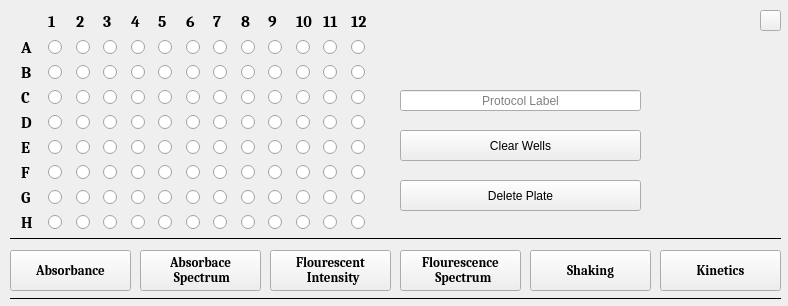
<?xml version="1.0" encoding="UTF-8"?>
<ui version="4.0">
 <class>Form</class>
 <widget class="QWidget" name="Form">
  <property name="geometry">
   <rect>
    <x>0</x>
    <y>0</y>
    <width>788</width>
    <height>306</height>
   </rect>
  </property>
  <property name="windowTitle">
   <string>Form</string>
  </property>
  <widget class="QPushButton" name="absButton">
   <property name="geometry">
    <rect>
     <x>10</x>
     <y>250</y>
     <width>121</width>
     <height>41</height>
    </rect>
   </property>
   <property name="font">
    <font>
     <family>Cambria</family>
     <pointsize>10</pointsize>
     <weight>75</weight>
     <bold>true</bold>
    </font>
   </property>
   <property name="text">
    <string>Absorbance</string>
   </property>
   <property name="icon">
    <iconset>
     <normaloff>../Python_GUI/absorbanceLogo.svg</normaloff>../Python_GUI/absorbanceLogo.svg</iconset>
   </property>
   <property name="iconSize">
    <size>
     <width>25</width>
     <height>25</height>
    </size>
   </property>
  </widget>
  <widget class="QPushButton" name="absSpecButton">
   <property name="geometry">
    <rect>
     <x>140</x>
     <y>250</y>
     <width>121</width>
     <height>41</height>
    </rect>
   </property>
   <property name="font">
    <font>
     <family>Cambria</family>
     <pointsize>10</pointsize>
     <weight>75</weight>
     <bold>true</bold>
    </font>
   </property>
   <property name="text">
    <string>Absorbace
 Spectrum</string>
   </property>
   <property name="icon">
    <iconset>
     <normaloff>../Python_GUI/absSpectrumLogo.svg</normaloff>../Python_GUI/absSpectrumLogo.svg</iconset>
   </property>
   <property name="iconSize">
    <size>
     <width>25</width>
     <height>25</height>
    </size>
   </property>
  </widget>
  <widget class="QPushButton" name="flrButton">
   <property name="geometry">
    <rect>
     <x>270</x>
     <y>250</y>
     <width>121</width>
     <height>41</height>
    </rect>
   </property>
   <property name="font">
    <font>
     <family>Cambria</family>
     <pointsize>10</pointsize>
     <weight>75</weight>
     <bold>true</bold>
    </font>
   </property>
   <property name="text">
    <string>Flourescent 
  Intensity</string>
   </property>
   <property name="icon">
    <iconset>
     <normaloff>../Python_GUI/flourescenceLogo.svg</normaloff>../Python_GUI/flourescenceLogo.svg</iconset>
   </property>
   <property name="iconSize">
    <size>
     <width>25</width>
     <height>25</height>
    </size>
   </property>
  </widget>
  <widget class="QPushButton" name="flrSpecButton">
   <property name="geometry">
    <rect>
     <x>400</x>
     <y>250</y>
     <width>121</width>
     <height>41</height>
    </rect>
   </property>
   <property name="font">
    <font>
     <family>Cambria</family>
     <pointsize>10</pointsize>
     <weight>75</weight>
     <bold>true</bold>
    </font>
   </property>
   <property name="text">
    <string>Flourescence 
  Spectrum</string>
   </property>
   <property name="icon">
    <iconset>
     <normaloff>../Python_GUI/flrSpectrumLogo.svg</normaloff>../Python_GUI/flrSpectrumLogo.svg</iconset>
   </property>
   <property name="iconSize">
    <size>
     <width>25</width>
     <height>25</height>
    </size>
   </property>
  </widget>
  <widget class="QPushButton" name="shakeButton">
   <property name="geometry">
    <rect>
     <x>530</x>
     <y>250</y>
     <width>121</width>
     <height>41</height>
    </rect>
   </property>
   <property name="font">
    <font>
     <family>Cambria</family>
     <pointsize>10</pointsize>
     <weight>75</weight>
     <bold>true</bold>
    </font>
   </property>
   <property name="text">
    <string>Shaking</string>
   </property>
   <property name="icon">
    <iconset>
     <normaloff>../Python_GUI/shakeLogo.svg</normaloff>../Python_GUI/shakeLogo.svg</iconset>
   </property>
   <property name="iconSize">
    <size>
     <width>40</width>
     <height>40</height>
    </size>
   </property>
  </widget>
  <widget class="QPushButton" name="kineticsButton">
   <property name="geometry">
    <rect>
     <x>660</x>
     <y>250</y>
     <width>121</width>
     <height>41</height>
    </rect>
   </property>
   <property name="font">
    <font>
     <family>Cambria</family>
     <pointsize>10</pointsize>
     <weight>75</weight>
     <bold>true</bold>
    </font>
   </property>
   <property name="text">
    <string>Kinetics</string>
   </property>
   <property name="icon">
    <iconset>
     <normaloff>../Python_GUI/886e08dc.png</normaloff>../Python_GUI/886e08dc.png</iconset>
   </property>
   <property name="iconSize">
    <size>
     <width>25</width>
     <height>25</height>
    </size>
   </property>
  </widget>
  <widget class="Line" name="line">
   <property name="geometry">
    <rect>
     <x>10</x>
     <y>230</y>
     <width>771</width>
     <height>16</height>
    </rect>
   </property>
   <property name="frameShadow">
    <enum>QFrame::Plain</enum>
   </property>
   <property name="orientation">
    <enum>Qt::Horizontal</enum>
   </property>
  </widget>
  <widget class="QLineEdit" name="protocolLabel">
   <property name="geometry">
    <rect>
     <x>400</x>
     <y>90</y>
     <width>241</width>
     <height>21</height>
    </rect>
   </property>
   <property name="alignment">
    <set>Qt::AlignCenter</set>
   </property>
   <property name="placeholderText">
    <string>Protocol Label</string>
   </property>
  </widget>
  <widget class="QPushButton" name="clearWellsButton">
   <property name="geometry">
    <rect>
     <x>400</x>
     <y>130</y>
     <width>241</width>
     <height>31</height>
    </rect>
   </property>
   <property name="text">
    <string>Clear Wells</string>
   </property>
  </widget>
  <widget class="QPushButton" name="deletePlateButton">
   <property name="geometry">
    <rect>
     <x>400</x>
     <y>180</y>
     <width>241</width>
     <height>31</height>
    </rect>
   </property>
   <property name="text">
    <string>Delete Plate</string>
   </property>
  </widget>
  <widget class="QPushButton" name="closeButton">
   <property name="geometry">
    <rect>
     <x>760</x>
     <y>10</y>
     <width>21</width>
     <height>21</height>
    </rect>
   </property>
   <property name="text">
    <string/>
   </property>
   <property name="icon">
    <iconset>
     <normaloff>../Python_GUI/x-mark-4-512.png</normaloff>../Python_GUI/x-mark-4-512.png</iconset>
   </property>
   <property name="iconSize">
    <size>
     <width>12</width>
     <height>12</height>
    </size>
   </property>
  </widget>
  <widget class="QWidget" name="layoutWidget">
   <property name="geometry">
    <rect>
     <x>21</x>
     <y>11</y>
     <width>351</width>
     <height>221</height>
    </rect>
   </property>
   <layout class="QGridLayout" name="gridLayout">
    <item row="0" column="1">
     <widget class="QLabel" name="label_9">
      <property name="font">
       <font>
        <family>Cambria</family>
        <pointsize>12</pointsize>
        <weight>75</weight>
        <bold>true</bold>
       </font>
      </property>
      <property name="layoutDirection">
       <enum>Qt::RightToLeft</enum>
      </property>
      <property name="text">
       <string>1</string>
      </property>
      <property name="alignment">
       <set>Qt::AlignLeading|Qt::AlignLeft|Qt::AlignVCenter</set>
      </property>
     </widget>
    </item>
    <item row="0" column="2">
     <widget class="QLabel" name="label_10">
      <property name="font">
       <font>
        <family>Cambria</family>
        <pointsize>12</pointsize>
        <weight>75</weight>
        <bold>true</bold>
       </font>
      </property>
      <property name="layoutDirection">
       <enum>Qt::RightToLeft</enum>
      </property>
      <property name="text">
       <string>2</string>
      </property>
      <property name="alignment">
       <set>Qt::AlignLeading|Qt::AlignLeft|Qt::AlignVCenter</set>
      </property>
     </widget>
    </item>
    <item row="0" column="3">
     <widget class="QLabel" name="label_11">
      <property name="font">
       <font>
        <family>Cambria</family>
        <pointsize>12</pointsize>
        <weight>75</weight>
        <bold>true</bold>
       </font>
      </property>
      <property name="layoutDirection">
       <enum>Qt::RightToLeft</enum>
      </property>
      <property name="text">
       <string>3</string>
      </property>
      <property name="alignment">
       <set>Qt::AlignLeading|Qt::AlignLeft|Qt::AlignVCenter</set>
      </property>
     </widget>
    </item>
    <item row="0" column="4">
     <widget class="QLabel" name="label_12">
      <property name="font">
       <font>
        <family>Cambria</family>
        <pointsize>12</pointsize>
        <weight>75</weight>
        <bold>true</bold>
       </font>
      </property>
      <property name="layoutDirection">
       <enum>Qt::RightToLeft</enum>
      </property>
      <property name="text">
       <string>4</string>
      </property>
      <property name="alignment">
       <set>Qt::AlignLeading|Qt::AlignLeft|Qt::AlignVCenter</set>
      </property>
     </widget>
    </item>
    <item row="0" column="5">
     <widget class="QLabel" name="label_13">
      <property name="font">
       <font>
        <family>Cambria</family>
        <pointsize>12</pointsize>
        <weight>75</weight>
        <bold>true</bold>
       </font>
      </property>
      <property name="layoutDirection">
       <enum>Qt::RightToLeft</enum>
      </property>
      <property name="text">
       <string>5</string>
      </property>
      <property name="alignment">
       <set>Qt::AlignLeading|Qt::AlignLeft|Qt::AlignVCenter</set>
      </property>
     </widget>
    </item>
    <item row="2" column="5">
     <widget class="QRadioButton" name="B5">
      <property name="text">
       <string/>
      </property>
      <property name="autoExclusive">
       <bool>false</bool>
      </property>
     </widget>
    </item>
    <item row="1" column="1">
     <widget class="QRadioButton" name="A1">
      <property name="layoutDirection">
       <enum>Qt::LeftToRight</enum>
      </property>
      <property name="text">
       <string/>
      </property>
      <property name="autoExclusive">
       <bool>false</bool>
      </property>
     </widget>
    </item>
    <item row="2" column="9">
     <widget class="QRadioButton" name="B9">
      <property name="text">
       <string/>
      </property>
      <property name="autoExclusive">
       <bool>false</bool>
      </property>
     </widget>
    </item>
    <item row="2" column="2">
     <widget class="QRadioButton" name="B2">
      <property name="text">
       <string/>
      </property>
      <property name="autoExclusive">
       <bool>false</bool>
      </property>
     </widget>
    </item>
    <item row="1" column="9">
     <widget class="QRadioButton" name="A9">
      <property name="text">
       <string/>
      </property>
      <property name="autoExclusive">
       <bool>false</bool>
      </property>
     </widget>
    </item>
    <item row="2" column="4">
     <widget class="QRadioButton" name="B4">
      <property name="text">
       <string/>
      </property>
      <property name="autoExclusive">
       <bool>false</bool>
      </property>
     </widget>
    </item>
    <item row="1" column="2">
     <widget class="QRadioButton" name="A2">
      <property name="text">
       <string/>
      </property>
      <property name="autoExclusive">
       <bool>false</bool>
      </property>
     </widget>
    </item>
    <item row="2" column="7">
     <widget class="QRadioButton" name="B7">
      <property name="text">
       <string/>
      </property>
      <property name="autoExclusive">
       <bool>false</bool>
      </property>
     </widget>
    </item>
    <item row="0" column="7">
     <widget class="QLabel" name="label_15">
      <property name="font">
       <font>
        <family>Cambria</family>
        <pointsize>12</pointsize>
        <weight>75</weight>
        <bold>true</bold>
       </font>
      </property>
      <property name="layoutDirection">
       <enum>Qt::RightToLeft</enum>
      </property>
      <property name="text">
       <string>7</string>
      </property>
      <property name="alignment">
       <set>Qt::AlignLeading|Qt::AlignLeft|Qt::AlignVCenter</set>
      </property>
     </widget>
    </item>
    <item row="2" column="10">
     <widget class="QRadioButton" name="B10">
      <property name="text">
       <string/>
      </property>
      <property name="autoExclusive">
       <bool>false</bool>
      </property>
     </widget>
    </item>
    <item row="0" column="12">
     <widget class="QLabel" name="label_20">
      <property name="font">
       <font>
        <family>Cambria</family>
        <pointsize>12</pointsize>
        <weight>75</weight>
        <bold>true</bold>
       </font>
      </property>
      <property name="layoutDirection">
       <enum>Qt::RightToLeft</enum>
      </property>
      <property name="text">
       <string>12</string>
      </property>
      <property name="alignment">
       <set>Qt::AlignLeading|Qt::AlignLeft|Qt::AlignVCenter</set>
      </property>
     </widget>
    </item>
    <item row="2" column="1">
     <widget class="QRadioButton" name="B1">
      <property name="text">
       <string/>
      </property>
      <property name="autoExclusive">
       <bool>false</bool>
      </property>
     </widget>
    </item>
    <item row="2" column="11">
     <widget class="QRadioButton" name="B11">
      <property name="text">
       <string/>
      </property>
      <property name="autoExclusive">
       <bool>false</bool>
      </property>
     </widget>
    </item>
    <item row="0" column="10">
     <widget class="QLabel" name="label_18">
      <property name="font">
       <font>
        <family>Cambria</family>
        <pointsize>12</pointsize>
        <weight>75</weight>
        <bold>true</bold>
       </font>
      </property>
      <property name="layoutDirection">
       <enum>Qt::RightToLeft</enum>
      </property>
      <property name="text">
       <string>10</string>
      </property>
      <property name="alignment">
       <set>Qt::AlignLeading|Qt::AlignLeft|Qt::AlignVCenter</set>
      </property>
     </widget>
    </item>
    <item row="1" column="7">
     <widget class="QRadioButton" name="A7">
      <property name="text">
       <string/>
      </property>
      <property name="autoExclusive">
       <bool>false</bool>
      </property>
     </widget>
    </item>
    <item row="1" column="8">
     <widget class="QRadioButton" name="A8">
      <property name="text">
       <string/>
      </property>
      <property name="autoExclusive">
       <bool>false</bool>
      </property>
     </widget>
    </item>
    <item row="2" column="6">
     <widget class="QRadioButton" name="B6">
      <property name="text">
       <string/>
      </property>
      <property name="autoExclusive">
       <bool>false</bool>
      </property>
     </widget>
    </item>
    <item row="2" column="3">
     <widget class="QRadioButton" name="B3">
      <property name="text">
       <string/>
      </property>
      <property name="autoExclusive">
       <bool>false</bool>
      </property>
     </widget>
    </item>
    <item row="1" column="0">
     <widget class="QLabel" name="label">
      <property name="font">
       <font>
        <family>Cambria</family>
        <pointsize>12</pointsize>
        <weight>75</weight>
        <bold>true</bold>
       </font>
      </property>
      <property name="text">
       <string>A</string>
      </property>
     </widget>
    </item>
    <item row="1" column="4">
     <widget class="QRadioButton" name="A4">
      <property name="text">
       <string/>
      </property>
      <property name="autoExclusive">
       <bool>false</bool>
      </property>
     </widget>
    </item>
    <item row="0" column="6">
     <widget class="QLabel" name="label_14">
      <property name="font">
       <font>
        <family>Cambria</family>
        <pointsize>12</pointsize>
        <weight>75</weight>
        <bold>true</bold>
       </font>
      </property>
      <property name="layoutDirection">
       <enum>Qt::RightToLeft</enum>
      </property>
      <property name="text">
       <string>6</string>
      </property>
      <property name="alignment">
       <set>Qt::AlignLeading|Qt::AlignLeft|Qt::AlignVCenter</set>
      </property>
     </widget>
    </item>
    <item row="0" column="11">
     <widget class="QLabel" name="label_19">
      <property name="font">
       <font>
        <family>Cambria</family>
        <pointsize>12</pointsize>
        <weight>75</weight>
        <bold>true</bold>
       </font>
      </property>
      <property name="layoutDirection">
       <enum>Qt::RightToLeft</enum>
      </property>
      <property name="text">
       <string>11</string>
      </property>
      <property name="alignment">
       <set>Qt::AlignLeading|Qt::AlignLeft|Qt::AlignVCenter</set>
      </property>
     </widget>
    </item>
    <item row="1" column="3">
     <widget class="QRadioButton" name="A3">
      <property name="text">
       <string/>
      </property>
      <property name="autoExclusive">
       <bool>false</bool>
      </property>
     </widget>
    </item>
    <item row="1" column="5">
     <widget class="QRadioButton" name="A5">
      <property name="text">
       <string/>
      </property>
      <property name="autoExclusive">
       <bool>false</bool>
      </property>
     </widget>
    </item>
    <item row="0" column="8">
     <widget class="QLabel" name="label_16">
      <property name="font">
       <font>
        <family>Cambria</family>
        <pointsize>12</pointsize>
        <weight>75</weight>
        <bold>true</bold>
       </font>
      </property>
      <property name="layoutDirection">
       <enum>Qt::RightToLeft</enum>
      </property>
      <property name="text">
       <string>8</string>
      </property>
      <property name="alignment">
       <set>Qt::AlignLeading|Qt::AlignLeft|Qt::AlignVCenter</set>
      </property>
     </widget>
    </item>
    <item row="0" column="9">
     <widget class="QLabel" name="label_17">
      <property name="font">
       <font>
        <family>Cambria</family>
        <pointsize>12</pointsize>
        <weight>75</weight>
        <bold>true</bold>
       </font>
      </property>
      <property name="layoutDirection">
       <enum>Qt::RightToLeft</enum>
      </property>
      <property name="text">
       <string>9</string>
      </property>
      <property name="alignment">
       <set>Qt::AlignLeading|Qt::AlignLeft|Qt::AlignVCenter</set>
      </property>
     </widget>
    </item>
    <item row="1" column="6">
     <widget class="QRadioButton" name="A6">
      <property name="text">
       <string/>
      </property>
      <property name="autoExclusive">
       <bool>false</bool>
      </property>
     </widget>
    </item>
    <item row="1" column="10">
     <widget class="QRadioButton" name="A10">
      <property name="text">
       <string/>
      </property>
      <property name="autoExclusive">
       <bool>false</bool>
      </property>
     </widget>
    </item>
    <item row="1" column="11">
     <widget class="QRadioButton" name="A11">
      <property name="text">
       <string/>
      </property>
      <property name="autoExclusive">
       <bool>false</bool>
      </property>
     </widget>
    </item>
    <item row="1" column="12">
     <widget class="QRadioButton" name="A12">
      <property name="text">
       <string/>
      </property>
      <property name="autoExclusive">
       <bool>false</bool>
      </property>
     </widget>
    </item>
    <item row="2" column="0">
     <widget class="QLabel" name="label_2">
      <property name="font">
       <font>
        <family>Cambria</family>
        <pointsize>12</pointsize>
        <weight>75</weight>
        <bold>true</bold>
       </font>
      </property>
      <property name="text">
       <string>B</string>
      </property>
     </widget>
    </item>
    <item row="2" column="8">
     <widget class="QRadioButton" name="B8">
      <property name="text">
       <string/>
      </property>
      <property name="autoExclusive">
       <bool>false</bool>
      </property>
     </widget>
    </item>
    <item row="5" column="0">
     <widget class="QLabel" name="label_5">
      <property name="font">
       <font>
        <family>Cambria</family>
        <pointsize>12</pointsize>
        <weight>75</weight>
        <bold>true</bold>
       </font>
      </property>
      <property name="text">
       <string>E</string>
      </property>
     </widget>
    </item>
    <item row="5" column="2">
     <widget class="QRadioButton" name="E2">
      <property name="text">
       <string/>
      </property>
      <property name="autoExclusive">
       <bool>false</bool>
      </property>
     </widget>
    </item>
    <item row="3" column="10">
     <widget class="QRadioButton" name="C10">
      <property name="text">
       <string/>
      </property>
      <property name="autoExclusive">
       <bool>false</bool>
      </property>
     </widget>
    </item>
    <item row="4" column="11">
     <widget class="QRadioButton" name="D11">
      <property name="text">
       <string/>
      </property>
      <property name="autoExclusive">
       <bool>false</bool>
      </property>
     </widget>
    </item>
    <item row="3" column="5">
     <widget class="QRadioButton" name="C5">
      <property name="text">
       <string/>
      </property>
      <property name="autoExclusive">
       <bool>false</bool>
      </property>
     </widget>
    </item>
    <item row="4" column="5">
     <widget class="QRadioButton" name="D5">
      <property name="text">
       <string/>
      </property>
      <property name="autoExclusive">
       <bool>false</bool>
      </property>
     </widget>
    </item>
    <item row="5" column="1">
     <widget class="QRadioButton" name="E1">
      <property name="text">
       <string/>
      </property>
      <property name="autoExclusive">
       <bool>false</bool>
      </property>
     </widget>
    </item>
    <item row="3" column="1">
     <widget class="QRadioButton" name="C1">
      <property name="text">
       <string/>
      </property>
      <property name="autoExclusive">
       <bool>false</bool>
      </property>
     </widget>
    </item>
    <item row="5" column="3">
     <widget class="QRadioButton" name="E3">
      <property name="text">
       <string/>
      </property>
      <property name="autoExclusive">
       <bool>false</bool>
      </property>
     </widget>
    </item>
    <item row="5" column="4">
     <widget class="QRadioButton" name="E4">
      <property name="text">
       <string/>
      </property>
      <property name="autoExclusive">
       <bool>false</bool>
      </property>
     </widget>
    </item>
    <item row="3" column="12">
     <widget class="QRadioButton" name="C12">
      <property name="text">
       <string/>
      </property>
      <property name="autoExclusive">
       <bool>false</bool>
      </property>
     </widget>
    </item>
    <item row="3" column="4">
     <widget class="QRadioButton" name="C4">
      <property name="text">
       <string/>
      </property>
      <property name="autoExclusive">
       <bool>false</bool>
      </property>
     </widget>
    </item>
    <item row="3" column="3">
     <widget class="QRadioButton" name="C3">
      <property name="text">
       <string/>
      </property>
      <property name="autoExclusive">
       <bool>false</bool>
      </property>
     </widget>
    </item>
    <item row="4" column="3">
     <widget class="QRadioButton" name="D3">
      <property name="text">
       <string/>
      </property>
      <property name="autoExclusive">
       <bool>false</bool>
      </property>
     </widget>
    </item>
    <item row="3" column="0">
     <widget class="QLabel" name="label_3">
      <property name="font">
       <font>
        <family>Cambria</family>
        <pointsize>12</pointsize>
        <weight>75</weight>
        <bold>true</bold>
       </font>
      </property>
      <property name="text">
       <string>C</string>
      </property>
     </widget>
    </item>
    <item row="3" column="9">
     <widget class="QRadioButton" name="C9">
      <property name="text">
       <string/>
      </property>
      <property name="autoExclusive">
       <bool>false</bool>
      </property>
     </widget>
    </item>
    <item row="3" column="6">
     <widget class="QRadioButton" name="C6">
      <property name="text">
       <string/>
      </property>
      <property name="autoExclusive">
       <bool>false</bool>
      </property>
     </widget>
    </item>
    <item row="4" column="0">
     <widget class="QLabel" name="label_4">
      <property name="font">
       <font>
        <family>Cambria</family>
        <pointsize>12</pointsize>
        <weight>75</weight>
        <bold>true</bold>
       </font>
      </property>
      <property name="text">
       <string>D</string>
      </property>
     </widget>
    </item>
    <item row="4" column="1">
     <widget class="QRadioButton" name="D1">
      <property name="text">
       <string/>
      </property>
      <property name="autoExclusive">
       <bool>false</bool>
      </property>
     </widget>
    </item>
    <item row="3" column="11">
     <widget class="QRadioButton" name="C11">
      <property name="text">
       <string/>
      </property>
      <property name="autoExclusive">
       <bool>false</bool>
      </property>
     </widget>
    </item>
    <item row="3" column="2">
     <widget class="QRadioButton" name="C2">
      <property name="text">
       <string/>
      </property>
      <property name="autoExclusive">
       <bool>false</bool>
      </property>
     </widget>
    </item>
    <item row="3" column="8">
     <widget class="QRadioButton" name="C8">
      <property name="text">
       <string/>
      </property>
      <property name="autoExclusive">
       <bool>false</bool>
      </property>
     </widget>
    </item>
    <item row="4" column="2">
     <widget class="QRadioButton" name="D2">
      <property name="text">
       <string/>
      </property>
      <property name="autoExclusive">
       <bool>false</bool>
      </property>
     </widget>
    </item>
    <item row="4" column="4">
     <widget class="QRadioButton" name="D4">
      <property name="text">
       <string/>
      </property>
      <property name="autoExclusive">
       <bool>false</bool>
      </property>
     </widget>
    </item>
    <item row="4" column="6">
     <widget class="QRadioButton" name="D6">
      <property name="text">
       <string/>
      </property>
      <property name="autoExclusive">
       <bool>false</bool>
      </property>
     </widget>
    </item>
    <item row="4" column="7">
     <widget class="QRadioButton" name="D7">
      <property name="text">
       <string/>
      </property>
      <property name="autoExclusive">
       <bool>false</bool>
      </property>
     </widget>
    </item>
    <item row="4" column="8">
     <widget class="QRadioButton" name="D8">
      <property name="text">
       <string/>
      </property>
      <property name="autoExclusive">
       <bool>false</bool>
      </property>
     </widget>
    </item>
    <item row="4" column="9">
     <widget class="QRadioButton" name="D9">
      <property name="text">
       <string/>
      </property>
      <property name="autoExclusive">
       <bool>false</bool>
      </property>
     </widget>
    </item>
    <item row="2" column="12">
     <widget class="QRadioButton" name="B12">
      <property name="text">
       <string/>
      </property>
      <property name="autoExclusive">
       <bool>false</bool>
      </property>
     </widget>
    </item>
    <item row="4" column="10">
     <widget class="QRadioButton" name="D10">
      <property name="text">
       <string/>
      </property>
      <property name="autoExclusive">
       <bool>false</bool>
      </property>
     </widget>
    </item>
    <item row="3" column="7">
     <widget class="QRadioButton" name="C7">
      <property name="text">
       <string/>
      </property>
      <property name="autoExclusive">
       <bool>false</bool>
      </property>
     </widget>
    </item>
    <item row="4" column="12">
     <widget class="QRadioButton" name="D12">
      <property name="text">
       <string/>
      </property>
      <property name="autoExclusive">
       <bool>false</bool>
      </property>
     </widget>
    </item>
    <item row="7" column="4">
     <widget class="QRadioButton" name="G4">
      <property name="text">
       <string/>
      </property>
      <property name="autoExclusive">
       <bool>false</bool>
      </property>
     </widget>
    </item>
    <item row="5" column="10">
     <widget class="QRadioButton" name="E10">
      <property name="text">
       <string/>
      </property>
      <property name="autoExclusive">
       <bool>false</bool>
      </property>
     </widget>
    </item>
    <item row="5" column="5">
     <widget class="QRadioButton" name="E5">
      <property name="text">
       <string/>
      </property>
      <property name="autoExclusive">
       <bool>false</bool>
      </property>
     </widget>
    </item>
    <item row="5" column="6">
     <widget class="QRadioButton" name="E6">
      <property name="text">
       <string/>
      </property>
      <property name="autoExclusive">
       <bool>false</bool>
      </property>
     </widget>
    </item>
    <item row="5" column="12">
     <widget class="QRadioButton" name="E12">
      <property name="text">
       <string/>
      </property>
      <property name="autoExclusive">
       <bool>false</bool>
      </property>
     </widget>
    </item>
    <item row="6" column="8">
     <widget class="QRadioButton" name="F8">
      <property name="text">
       <string/>
      </property>
      <property name="autoExclusive">
       <bool>false</bool>
      </property>
     </widget>
    </item>
    <item row="7" column="0">
     <widget class="QLabel" name="label_7">
      <property name="font">
       <font>
        <family>Cambria</family>
        <pointsize>12</pointsize>
        <weight>75</weight>
        <bold>true</bold>
       </font>
      </property>
      <property name="text">
       <string>G</string>
      </property>
     </widget>
    </item>
    <item row="5" column="11">
     <widget class="QRadioButton" name="E11">
      <property name="text">
       <string/>
      </property>
      <property name="autoExclusive">
       <bool>false</bool>
      </property>
     </widget>
    </item>
    <item row="7" column="5">
     <widget class="QRadioButton" name="G5">
      <property name="text">
       <string/>
      </property>
      <property name="autoExclusive">
       <bool>false</bool>
      </property>
     </widget>
    </item>
    <item row="7" column="8">
     <widget class="QRadioButton" name="G8">
      <property name="text">
       <string/>
      </property>
      <property name="autoExclusive">
       <bool>false</bool>
      </property>
     </widget>
    </item>
    <item row="6" column="2">
     <widget class="QRadioButton" name="F2">
      <property name="text">
       <string/>
      </property>
      <property name="autoExclusive">
       <bool>false</bool>
      </property>
     </widget>
    </item>
    <item row="7" column="9">
     <widget class="QRadioButton" name="G9">
      <property name="text">
       <string/>
      </property>
      <property name="autoExclusive">
       <bool>false</bool>
      </property>
     </widget>
    </item>
    <item row="5" column="8">
     <widget class="QRadioButton" name="E8">
      <property name="text">
       <string/>
      </property>
      <property name="autoExclusive">
       <bool>false</bool>
      </property>
     </widget>
    </item>
    <item row="6" column="9">
     <widget class="QRadioButton" name="F9">
      <property name="text">
       <string/>
      </property>
      <property name="autoExclusive">
       <bool>false</bool>
      </property>
     </widget>
    </item>
    <item row="5" column="9">
     <widget class="QRadioButton" name="E9">
      <property name="text">
       <string/>
      </property>
      <property name="autoExclusive">
       <bool>false</bool>
      </property>
     </widget>
    </item>
    <item row="5" column="7">
     <widget class="QRadioButton" name="E7">
      <property name="text">
       <string/>
      </property>
      <property name="autoExclusive">
       <bool>false</bool>
      </property>
     </widget>
    </item>
    <item row="6" column="1">
     <widget class="QRadioButton" name="F1">
      <property name="text">
       <string/>
      </property>
      <property name="autoExclusive">
       <bool>false</bool>
      </property>
     </widget>
    </item>
    <item row="6" column="6">
     <widget class="QRadioButton" name="F6">
      <property name="text">
       <string/>
      </property>
      <property name="autoExclusive">
       <bool>false</bool>
      </property>
     </widget>
    </item>
    <item row="6" column="7">
     <widget class="QRadioButton" name="F7">
      <property name="text">
       <string/>
      </property>
      <property name="autoExclusive">
       <bool>false</bool>
      </property>
     </widget>
    </item>
    <item row="6" column="5">
     <widget class="QRadioButton" name="F5">
      <property name="text">
       <string/>
      </property>
      <property name="autoExclusive">
       <bool>false</bool>
      </property>
     </widget>
    </item>
    <item row="7" column="2">
     <widget class="QRadioButton" name="G2">
      <property name="text">
       <string/>
      </property>
      <property name="autoExclusive">
       <bool>false</bool>
      </property>
     </widget>
    </item>
    <item row="6" column="3">
     <widget class="QRadioButton" name="F3">
      <property name="text">
       <string/>
      </property>
      <property name="autoExclusive">
       <bool>false</bool>
      </property>
     </widget>
    </item>
    <item row="6" column="10">
     <widget class="QRadioButton" name="F10">
      <property name="text">
       <string/>
      </property>
      <property name="autoExclusive">
       <bool>false</bool>
      </property>
     </widget>
    </item>
    <item row="7" column="3">
     <widget class="QRadioButton" name="G3">
      <property name="text">
       <string/>
      </property>
      <property name="autoExclusive">
       <bool>false</bool>
      </property>
     </widget>
    </item>
    <item row="6" column="0">
     <widget class="QLabel" name="label_6">
      <property name="font">
       <font>
        <family>Cambria</family>
        <pointsize>12</pointsize>
        <weight>75</weight>
        <bold>true</bold>
       </font>
      </property>
      <property name="text">
       <string>F</string>
      </property>
     </widget>
    </item>
    <item row="6" column="12">
     <widget class="QRadioButton" name="F12">
      <property name="text">
       <string/>
      </property>
      <property name="autoExclusive">
       <bool>false</bool>
      </property>
     </widget>
    </item>
    <item row="7" column="6">
     <widget class="QRadioButton" name="G6">
      <property name="text">
       <string/>
      </property>
      <property name="autoExclusive">
       <bool>false</bool>
      </property>
     </widget>
    </item>
    <item row="7" column="7">
     <widget class="QRadioButton" name="G7">
      <property name="text">
       <string/>
      </property>
      <property name="autoExclusive">
       <bool>false</bool>
      </property>
     </widget>
    </item>
    <item row="6" column="11">
     <widget class="QRadioButton" name="F11">
      <property name="text">
       <string/>
      </property>
      <property name="autoExclusive">
       <bool>false</bool>
      </property>
     </widget>
    </item>
    <item row="6" column="4">
     <widget class="QRadioButton" name="F4">
      <property name="text">
       <string/>
      </property>
      <property name="autoExclusive">
       <bool>false</bool>
      </property>
     </widget>
    </item>
    <item row="7" column="1">
     <widget class="QRadioButton" name="G1">
      <property name="text">
       <string/>
      </property>
      <property name="autoExclusive">
       <bool>false</bool>
      </property>
     </widget>
    </item>
    <item row="8" column="4">
     <widget class="QRadioButton" name="H4">
      <property name="text">
       <string/>
      </property>
      <property name="autoExclusive">
       <bool>false</bool>
      </property>
     </widget>
    </item>
    <item row="8" column="7">
     <widget class="QRadioButton" name="H7">
      <property name="text">
       <string/>
      </property>
      <property name="autoExclusive">
       <bool>false</bool>
      </property>
     </widget>
    </item>
    <item row="7" column="12">
     <widget class="QRadioButton" name="G12">
      <property name="text">
       <string/>
      </property>
      <property name="autoExclusive">
       <bool>false</bool>
      </property>
     </widget>
    </item>
    <item row="7" column="10">
     <widget class="QRadioButton" name="G10">
      <property name="text">
       <string/>
      </property>
      <property name="autoExclusive">
       <bool>false</bool>
      </property>
     </widget>
    </item>
    <item row="8" column="6">
     <widget class="QRadioButton" name="H6">
      <property name="text">
       <string/>
      </property>
      <property name="autoExclusive">
       <bool>false</bool>
      </property>
     </widget>
    </item>
    <item row="8" column="5">
     <widget class="QRadioButton" name="H5">
      <property name="text">
       <string/>
      </property>
      <property name="autoExclusive">
       <bool>false</bool>
      </property>
     </widget>
    </item>
    <item row="8" column="11">
     <widget class="QRadioButton" name="H11">
      <property name="text">
       <string/>
      </property>
      <property name="autoExclusive">
       <bool>false</bool>
      </property>
     </widget>
    </item>
    <item row="8" column="2">
     <widget class="QRadioButton" name="H2">
      <property name="text">
       <string/>
      </property>
      <property name="autoExclusive">
       <bool>false</bool>
      </property>
     </widget>
    </item>
    <item row="8" column="9">
     <widget class="QRadioButton" name="H9">
      <property name="text">
       <string/>
      </property>
      <property name="autoExclusive">
       <bool>false</bool>
      </property>
     </widget>
    </item>
    <item row="8" column="12">
     <widget class="QRadioButton" name="H12">
      <property name="text">
       <string/>
      </property>
      <property name="autoExclusive">
       <bool>false</bool>
      </property>
     </widget>
    </item>
    <item row="8" column="10">
     <widget class="QRadioButton" name="H10">
      <property name="text">
       <string/>
      </property>
      <property name="autoExclusive">
       <bool>false</bool>
      </property>
     </widget>
    </item>
    <item row="8" column="8">
     <widget class="QRadioButton" name="H8">
      <property name="text">
       <string/>
      </property>
      <property name="autoExclusive">
       <bool>false</bool>
      </property>
     </widget>
    </item>
    <item row="8" column="0">
     <widget class="QLabel" name="label_8">
      <property name="font">
       <font>
        <family>Cambria</family>
        <pointsize>12</pointsize>
        <weight>75</weight>
        <bold>true</bold>
       </font>
      </property>
      <property name="text">
       <string>H</string>
      </property>
     </widget>
    </item>
    <item row="7" column="11">
     <widget class="QRadioButton" name="G11">
      <property name="text">
       <string/>
      </property>
      <property name="autoExclusive">
       <bool>false</bool>
      </property>
     </widget>
    </item>
    <item row="8" column="1">
     <widget class="QRadioButton" name="H1">
      <property name="text">
       <string/>
      </property>
      <property name="autoExclusive">
       <bool>false</bool>
      </property>
     </widget>
    </item>
    <item row="8" column="3">
     <widget class="QRadioButton" name="H3">
      <property name="text">
       <string/>
      </property>
      <property name="autoExclusive">
       <bool>false</bool>
      </property>
     </widget>
    </item>
   </layout>
  </widget>
  <widget class="Line" name="line_2">
   <property name="geometry">
    <rect>
     <x>10</x>
     <y>290</y>
     <width>771</width>
     <height>16</height>
    </rect>
   </property>
   <property name="frameShadow">
    <enum>QFrame::Plain</enum>
   </property>
   <property name="orientation">
    <enum>Qt::Horizontal</enum>
   </property>
  </widget>
 </widget>
 <resources/>
 <connections/>
</ui>
